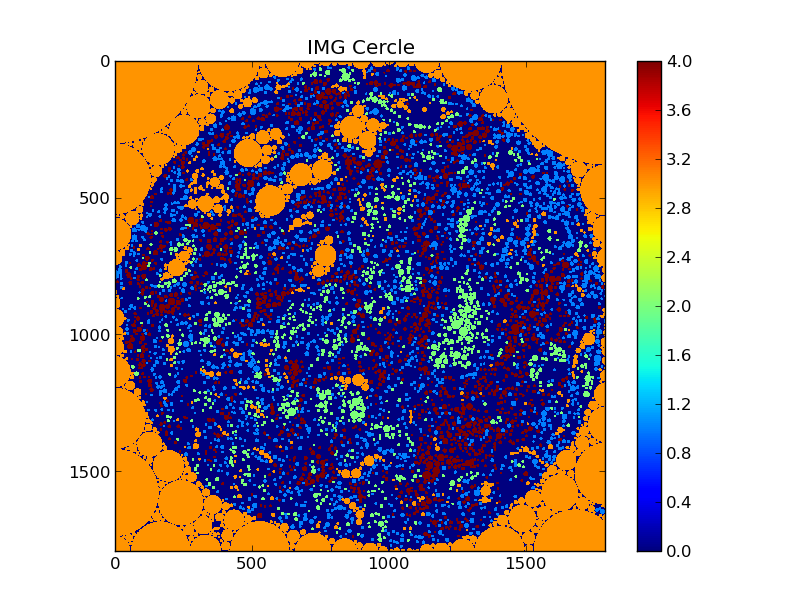
#> input picture IMG_With_circle.png, 812 x 612 px
$ python pattern-reco.py   (Python 2 division)   (older library calls are emulated)
#> lines starting #> are read from the running program, lines starting #| are printed output that depends on the picture
#> the answer given: IMG_With_circle.png
"""
Author : GORMEZ David

Imagery Project: Pattern recognition

"""

import numpy as np

from matplotlib import pyplot as plt
from matplotlib.pyplot import cm
from matplotlib.collections import LineCollection

#from matplotlib import delaunay as triang
from matplotlib import colors
#from matplotlib import tri as tria

from pymorph import open as opening2
from pymorph import close as closing2


from skimage.color  import rgb2hsv,rgb2lab,hsv2rgb
from skimage.morphology  import closing,opening,square #abandonned because return a untin8 array
from skimage.filter.rank import median
from skimage.morphology import disk

from scipy.ndimage.morphology import distance_transform_edt
from scipy.cluster.vq import kmeans,kmeans2,vq
from scipy.spatial import Delaunay
from scipy.ndimage.filters import median_filter as median2

import itertools
import time
import math

import Tkinter
import tkFileDialog
import os
#import pylab

class Circle:
    def __init__(self, center, radius):
        self.center = center
        self.radius = radius

    # [4 lines left out: function __init__, not called in this run]

    def area(self):
        return math.pi * self.radius**2

    # [5 lines left out: function contains, not called in this run]

    def getradius(self):
        return self.radius
    def getcenter(self):
        return self.center
    def getcolor(self):
        return self.color
    def setradius(self, r):
        self.radius = r
    def setcenter(self, c):
        self.center = c

def loadImages(imgPath,custom):
    "charge l'image test ou l'image choisie par l'utilisateur dans un numpy array"
#> called with imgPath = 'IMG_With_circle.png', custom = True
    if custom == True :
        img =  plt.imread(imgPath)
#> img is the input picture: shape (612, 812, 4) float32; mean R, G, B, A 0.651, 0.612, 0.673, 1

    else:
        img =  plt.imread("./images/AB05.png")

    img = (255*img).astype(np.uint8)

    return img


def convertHSV(img):
    "convert RGBA into HSV color Space"
    if img.shape[2]==4:
        return rgb2hsv(img[:,:,0:3])
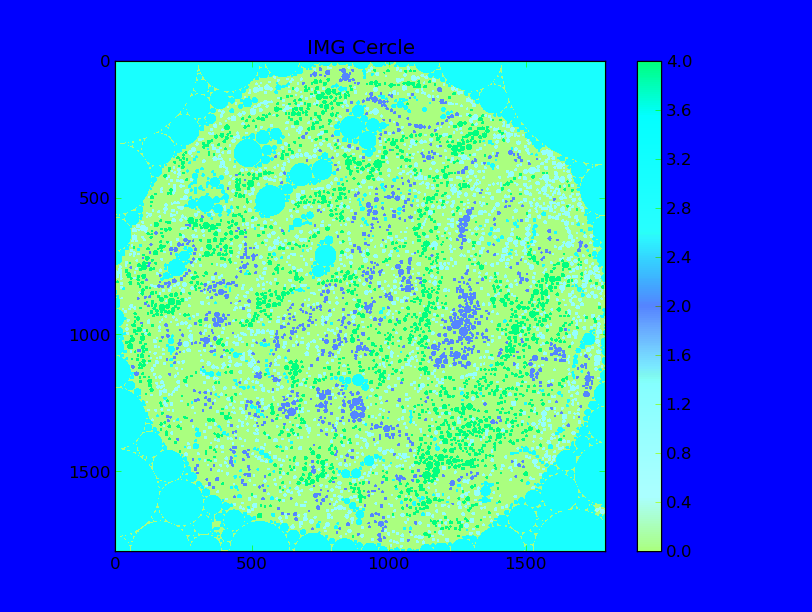
#> returned value: shape (612, 812, 3) float64; mean of channels 0, 1, 2 0.221, 0.492, 0.84; drawn as R, G, B
    else:
        if img.shape[2]==3:
            return rgb2hsv(img)
        else:
            print ("Image format not supported")

def convertHSVtoRGB(img):
    "convert colors from HSV to RGB "
    return hsv2rgb(img)

# [23 lines left out: functions convertLAB, nbrDiff, not called in this run]

def clustering(img,clusters):
    "use the kmean algo to cluster img colors"
#> called with clusters = 4
    #Reshaping image in list of pixels to allow kmean Algorithm
    #From 1792x1792x3 to (1792^2)x3
    pixels = np.reshape(img,(img.shape[0]*img.shape[1],3))
    #clustering is done on hue value of a pixel color
    #performing the clustering
    centroids,_ = kmeans(pixels,clusters,iter=3)
#> centroids = [[0.666, 1, 0.501], [0, 0, 0.976], [0.333, 0.547, 0.998], [0.184, 0.999, 0.912]]
    # quantization
    #Assigns a code from a code book to each observation
    #code : A length N array holding the code book index for each observation.
    code,_ = vq(pixels,centroids)
    #print ("Code : ",code.dtype,code.shape,type(code))

    # reshaping the result of the quantization
    reshaped = np.reshape(code,(img.shape[0],img.shape[1]))
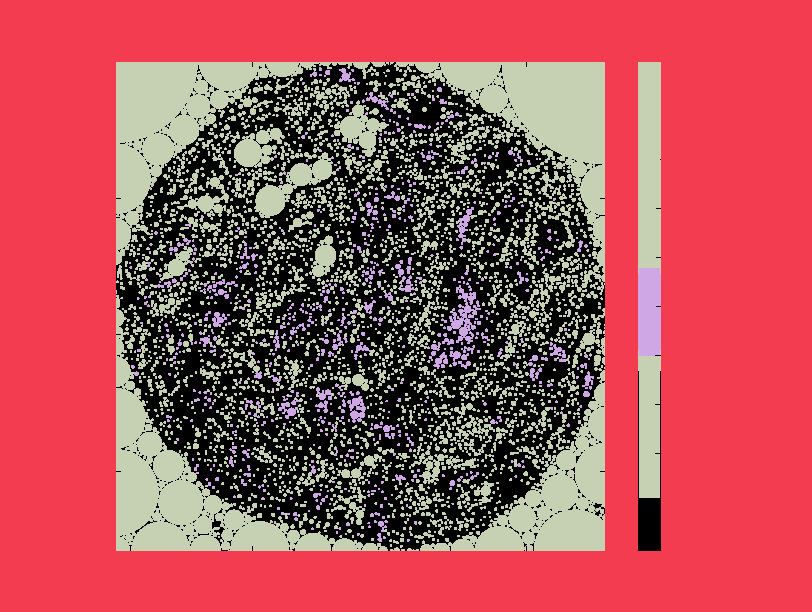
#> reshaped: shape (612, 812) int32; 4 distinct labels, from 0 to 3; one colour per label, 0 black
    #print ("reshaped : ",reshaped.dtype,reshaped.shape,type(reshaped))
    #print reshaped
    #print nbrDiff(reshaped)

    clustered = centroids[reshaped]
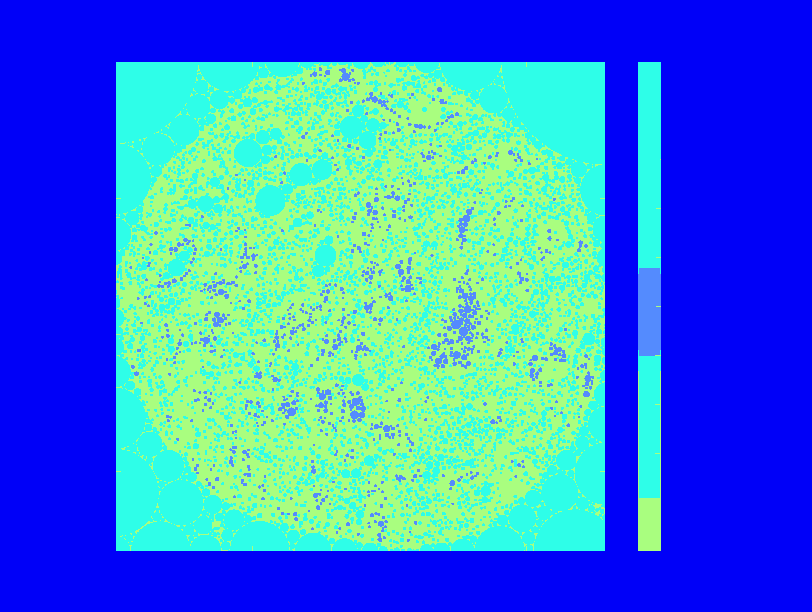
#> clustered: shape (612, 812, 3) float64; mean of channels 0, 1, 2 0.221, 0.492, 0.84; drawn as R, G, B
    # [7 lines of commented-out code are left out]
    return clustered,reshaped,standardCode

# [309 lines left out: functions clustering2, drawCircle, circularizationDistMap, distMapUpdate, ConsiderLimitsFrame, morphoNoiseRemoval and 7 more, not called in this run]

def mouseClick(imgClick,nbrClick):
    "Allows the user to tell the program what color is lumina,cancer,nuclear,stroma"

    plt.imshow(imgClick,origin='lower')
    print("Please click" + str(nbrClick) +" times. ")
    print ("In order : Lumina, brown(cancer), nuclear (blue) , stoma (beige),fond")
    coord = plt.ginput(nbrClick, timeout=0, show_clicks=True)
    print("clicked",coord)
    plt.close()
    x = []
    y = []
    listDiff=[]
    for i in range (len(coord)):
        xTemp,yTemp = coord[i]
        y.append(xTemp.astype(np.uint16)) #Because Fuck you! That's why!
        x.append(yTemp.astype(np.uint16))#ginput reverse x and y when clicking on an image
        #i hate you ginput
        #listDiff.append(imgClick[x[i],y[i]])

    #print imgClick[x[0],y[0]],imgClick[x[1],y[1]],imgClick[x[2],y[2]],imgClick[x[3],y[3]]#,imgClick[x[4],y[4]]

    return x,y

# [21 lines left out: functions etablishCodeLink, standardCode, not called in this run]

def customColorMap():
    "Make a standard color map to standardise lumina,cancer,nuclear, stroma colors"
    # make a color map of fixed colors
    cmap = colors.ListedColormap(['white','orange','brown','blue','Silver'])
    #bounds=[-1,9,13,18,23,28] #standard
    bounds=[-1,9,13,110,1010,10010] #standard

    norm = colors.BoundaryNorm(bounds, cmap.N)
    return cmap,norm

def initFiles():
    "create some files for output results"
    mon_fichier = open ("Sortie_projet_feedback.txt", "w")#argh, everything is curshed
    mon_fichier2 = open("DelaiExecution.txt","w")
    mon_fichier3 = open("Triangles delaunay","w")
    mon_fichier4 = open("colorization Triangulation 3","w")
    return mon_fichier,mon_fichier2,mon_fichier3,mon_fichier4

# [7 lines left out: function closeFiles, not called in this run]

def fileChooserTinker():
    "Window to allow selection of image to be procesed "
    custom = False

    root = Tkinter.Tk()
    file = tkFileDialog.askopenfile(parent=root,mode='rb',title='Choose a Image file to process')
    root.withdraw()

    if file != None:
        custom = True

    return file,custom

def main():
    tmps1 = time.clock()
    mon_fichier,mon_fichier2,mon_fichier3,mon_fichier4 = initFiles() #initialize outputfiles
    clusters = 4
    threshold = 5 #Minimal radius for circles
    cmap_Custom,Norm = customColorMap()#create custom color map
    mon_fichier2.write("Temps Initialisation = " + str (time.clock()-tmps1))

    "Allow a choice of the image to be processed"
    imgPath,custom = fileChooserTinker()
    tmps1 = time.clock()
    img = loadImages(imgPath,custom) #load img
    mon_fichier2.write("Temps Chargement Img = " + str (time.clock()-tmps1))
    print "Image loaded + Init complete"
    #mon_fichier.write("Original Image :"+str(img.dtype) + str(type(img))+ str(img.shape)+ "\n")
    #mon_fichier.write("imgHSV : "+ str(imgHSV.dtype) +str(type(imgHSV)) + str(imgHSV.shape)+"\n")
    #mon_fichier.write("pixel test HSV = "+ str(imgHSV[imgHSV.shape[0]/2,imgHSV.shape[1]/2,:])+"\n")

    "Convert image to HSV"
    tmps1 = time.clock()
    imgHSV = convertHSV(img)
    mon_fichier2.write("Temps ConversionHSV = " + str (time.clock()-tmps1))
    print "Convert RGB to HSV complete"

    "Color Clustering"
    tmps1=time.clock()
    imgClus,code,standardCode = clustering(imgHSV,clusters)
    mon_fichier2.write("Clustering = " + str (time.clock()-tmps1) + "\n")
    print "Clustering Complete"

    "Denoise a first time"
    tmps1 = time.clock()
    code = median2(code, size = 3)
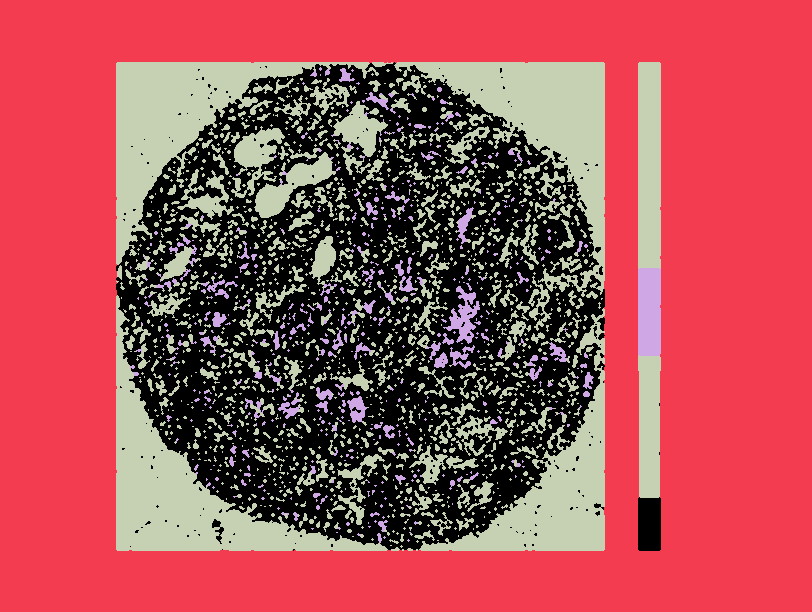
#> code: shape (612, 812) int32; 4 distinct labels, from 0 to 3; one colour per label, 0 black
    mon_fichier2.write("Median denoising = " + str (time.clock()-tmps1) + "\n")

    print "Median denoisig complete"

    "Color Standardisation for lumina,cancer,Nuclear and stromal parts"
    #print code.shape ,  nbrDiff(code)
    imgClus = convertHSVtoRGB(imgClus)
#> in convertHSVtoRGB, `return hsv2rgb(img)`:
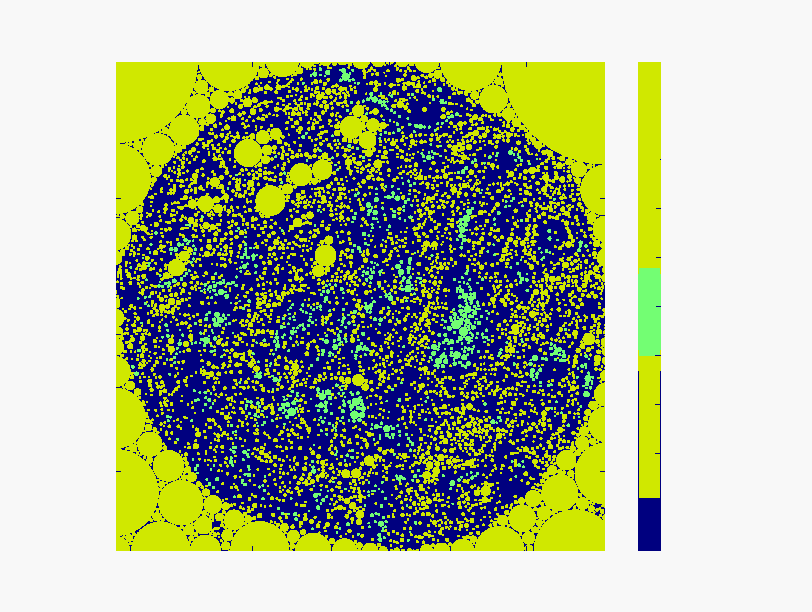
#> returned value: shape (612, 812, 3) float64; mean of channels 0, 1, 2 0.677, 0.712, 0.625; drawn as R, G, B
    x,y = mouseClick(imgClus,clusters)
    listDiff = etablishCodeLink(code,x,y)
    clusStandard,standard = standardCode(code,listDiff)
    #print "ClusStandard = " , nbrDiff(clusStandard)
    print "Color standisation complete"

    "Noise Removal"
    tmps1 = time.clock()
    morpho = morphoNoiseRemoval(clusStandard)
    #print "morpho = " , nbrDiff(morpho)
    #mon_fichier.write("Code = " + str(code.dtype)+str( type(code))+str(code.shape))
    mon_fichier2.write("Noise Removal open/close = " + str(time.clock()-tmps1)+ "\n")
    print "Noise removal (opening/closing) complete"

    "Calculate Circle placement position"
    tmps1=time.clock()
    lcircle = circularizationDistMap(morpho,standard,mon_fichier,threshold)
    mon_fichier2.write("Circularization = " + str(time.clock()-tmps1) + "\n")
    print "Circularisation complete"

    "Create img composed of circles"
    tmps1 = time.clock()
    imgCirc = formationImgCercle (lcircle,morpho,mon_fichier)
    mon_fichier2.write("formation Img Cercle = " + str(time.clock()-tmps1) + "\n")
    print "Image Circle formed"

    # [4 lines of commented-out code are left out]

    "Triangulation de Delaunay"
    tmps1 = time.clock()
    tri,coordCentersX,coordCentersY,points = delaunayTriangulation3(lcircle,mon_fichier3)
    mon_fichier2.write("Triangulation Delaunay = " + str(time.clock()-tmps1) + "\n")
    print "Delaunay Triangulation complete"

    "Colorisation de la triangulation"
    #colorizedDelaunay(tri,coordCentersX,coordCentersY,lcircle)
    #colorizedDelaunay2(tri,coordCentersX,coordCentersY,lcircle,imgCirc)
    graph,pointsTemp,colorEdges = colorizedDelaunay3(tri,coordCentersX,coordCentersY,lcircle,imgCirc,points,mon_fichier4)
    mon_fichier2.write("Triangulation Delaunay Colorised = " + str(time.clock()-tmps1) + "\n")
    print "Colorised Delaunay Triangulation complete"

    "Closes the files openend for output stream"
    closeFiles(mon_fichier,mon_fichier2,mon_fichier3,mon_fichier4)
    print "After Closing output files"

    window1 = plt.figure(1)
    plt.title('IMG Cercle')
    plt.imshow(imgCirc,origin='lower',interpolation = 'nearest',cmap= cmap_Custom,norm = Norm)
    plt.colorbar()

    window1 = plt.figure(3)
    plt.title('IMG Originale')
    plt.imshow(img,origin='lower', interpolation = 'nearest')

    window1 = plt.figure(4)
    plt.title('IMG Clusterised')
    plt.imshow(imgClus,interpolation = 'nearest')

    window = plt.figure(5)
    plt.imshow(morpho,interpolation = 'nearest',cmap= cmap_Custom,norm = Norm)
    plt.title('After opening/closing')

    window = plt.figure(6)
    plt.triplot(coordCentersX, coordCentersY, tri.vertices.copy())#manage triangle edges color here
    plt.plot(coordCentersX, coordCentersY, 'o', markersize=1,markerfacecolor='green', markeredgecolor='red')
    plt.title('Delaunay Triangulation Basic')

    showColorisedDelaunayGraph(graph,pointsTemp)

    return 0

if __name__ == "__main__":
#> (the run stopped early here; a loop or call above may not have finished)

$ run again, on IMG_With_circle2.png
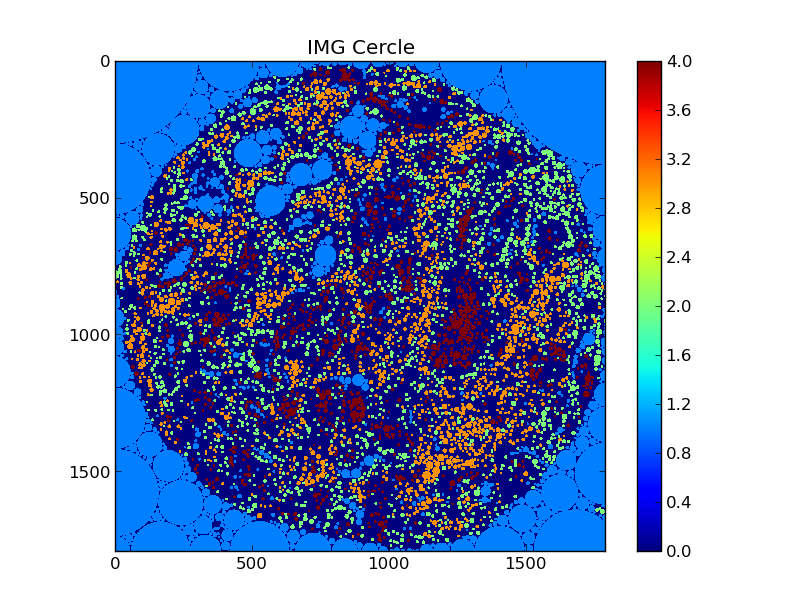
#> input picture IMG_With_circle2.png, 812 x 612 px
#> in loadImages, img is the input picture: shape (612, 812, 4) float32; mean R, G, B, A 0.561, 0.622, 0.77, 1
#> centroids = [[0.667, 1, 0.499], [0, 0, 0.976], [0.00209, 1, 0.526], [0.441, 0.906, 0.995]]
#> reshaped: shape (612, 812) int32; 4 distinct labels, from 0 to 3
#> in main, `code = median2(code, size = 3)`:
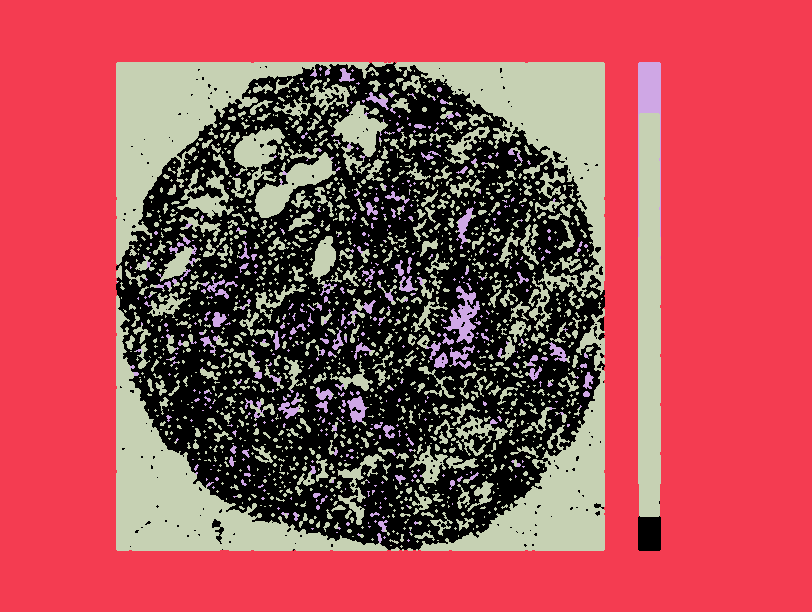
#> code: shape (612, 812) int32; 4 distinct labels, from 0 to 3; one colour per label, 0 black
#> in convertHSVtoRGB, `return hsv2rgb(img)`:
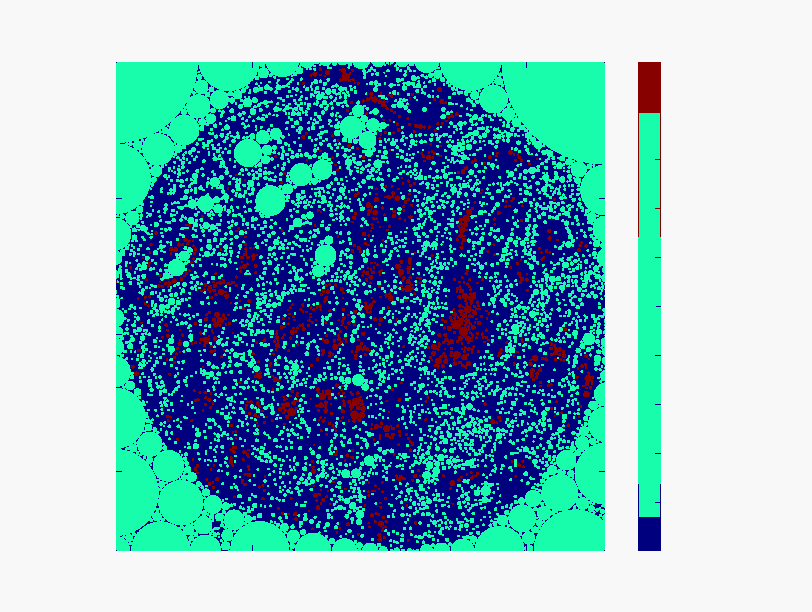
#> returned value: shape (612, 812, 3) float64; mean of channels 0, 1, 2 0.518, 0.707, 0.763; drawn as R, G, B
